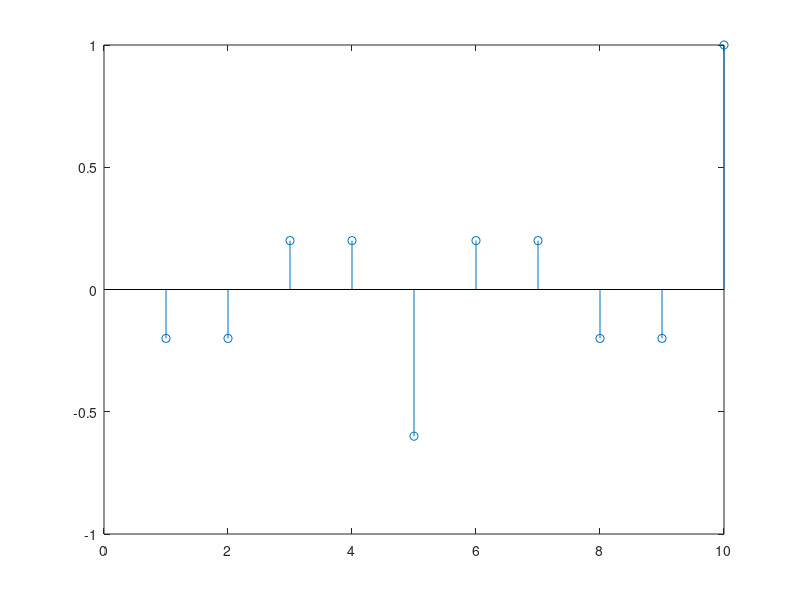

Write the MATLAB code that produced this figure.
clear all


% autocorrelation of pseudo random sequence
N = 18;
x = [1,-1,1,1,-1,1,-1,-1,-1,1,-1,1,1,-1,1,-1,-1,-1];
y = zeros(1,N);
for n=1:N
	temp = 0;
	for(i=1:N)
		ti = n+i;
		if(ti > N)
			ti = ti -N;
		end
		temp = temp+ x(i)*x(ti);
	end
	y(n) = temp;
end

y = (1/N)*y;
%stem(y);


%auto correlation on descramble output
x = [1,1,-1,-1,1,-1,1,1,1,-1];
N = 10
y = zeros(1,N);
for n=1:N
	temp = 0;
	for(i=1:N)
		ti = n+i;
		if(ti > N)
			ti = ti -N;
		end
		temp = temp+ x(i)*x(ti);
	end
	y(n) = temp;
end

y = (1/N)*y;
stem(y);
